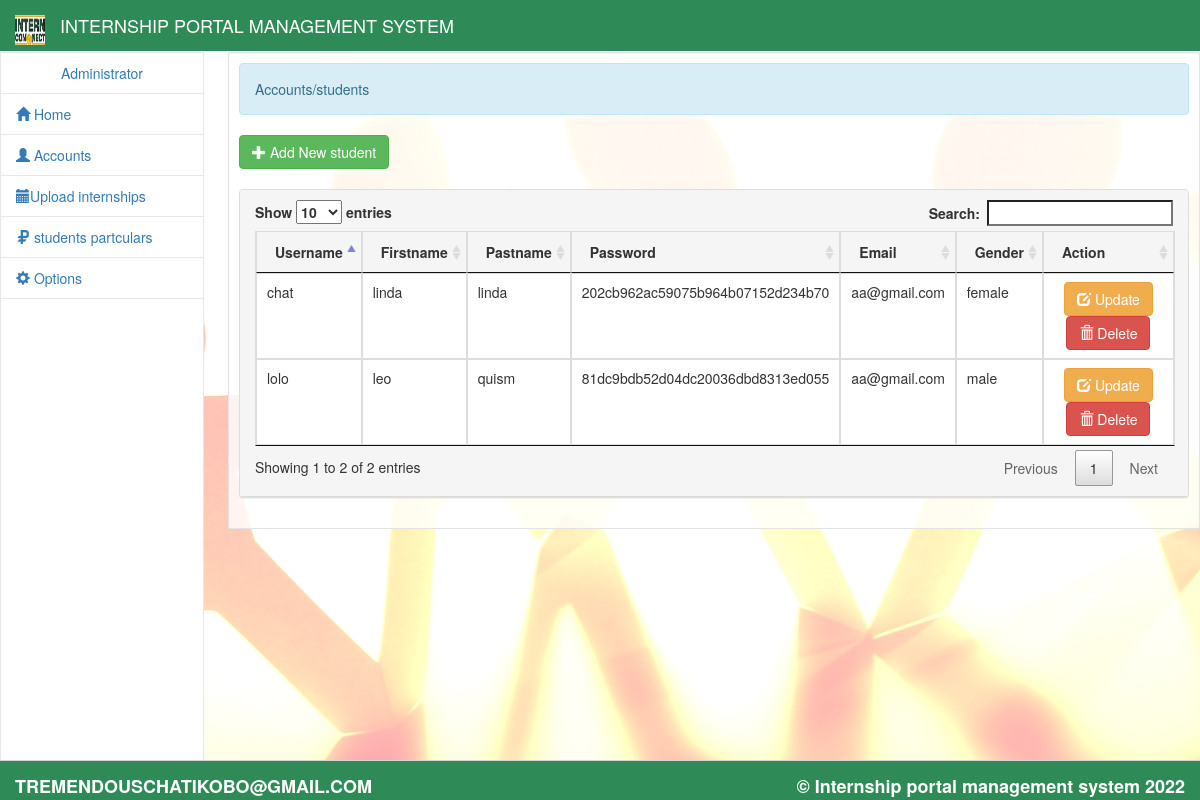
The page /admin/students_details.php (signed in) on the database its author committed.
### tables this page shows
CREATE TABLE `registered_users` (
  `id` int(8) NOT NULL,
  `user_name` varchar(255) NOT NULL,
  `first_name` varchar(255) NOT NULL,
  `last_name` varchar(255) NOT NULL,
  `password` varchar(25) NOT NULL,
  `email` varchar(55) NOT NULL,
  `gender` varchar(20) NOT NULL
);

### admin/students_details.php (the view, shortened to what this page needs)
<!DOCTYPE html>
<?php
	require_once '../connect.php';
?>
<html lang = "eng">
	<head>
		<link rel = "stylesheet" type = "text/css" href = "../css/bootstrap.css" />
		<link rel = "stylesheet" type = "text/css" href = "../css/style.css" />
		<link rel = "stylesheet" type = "text/css" href = "../css/jquery-ui.css" />
		<link rel = "stylesheet" type = "text/css" href = "../css/jquery.dataTables.css" />
	</head>
<body>
<?php include'head.php'?>
<?php include 'sidebar.php'?>
		<div id = "sidecontent" class = "well pull-right">
				<div class = "alert alert-info">Accounts/students</div>
				<button type = "button" id = "add_admin" class = "btn btn-success"><span class = "glyphicon glyphicon-plus"></span> Add New student</button>
				<br />
				<br />
				<div id = "a_table" class = "panel panel-default">
					<div  class = " panel-heading">
						<table id = "table" class = "table table-bordered">
							<thead>
								<tr>
									<th>Username</th>
									<th>Firstname</th>
									<th>Pastname</th>
                                    <th>Password</th>
                                    <th>Email</th>
                                    <th>Gender</th>
									<th>Action</th>
								</tr>
							</thead>
							<tbody>
								<?php
									$a_query = $conn->query("SELECT * FROM `registered_users`") or die($conn->error);
									while($a_fetch = $a_query->fetch_array()){
								?>
								<tr>
									<td><?php echo $a_fetch['user_name']?></td>
                                    <td><?php echo $a_fetch['first_name']?></td>
                                    <td><?php echo $a_fetch['last_name']?></td>
									<td><?php echo md5($a_fetch['password'])?></td>
                                    <td><?php echo $a_fetch['email']?></td>
									<td><?php echo $a_fetch['gender']?></td>
									<td><center><a href = "edit_students.php?id=<?php echo $a_fetch['id']?>" class = "btn btn-warning"><span class=  "glyphicon glyphicon-edit"></span> Update</a> <a href = "#" name = "<?php echo $a_fetch['id']?>" data-toggle = "modal" data-target = "#delete_admin" class = "btn btn-danger id"><span class=  "glyphicon glyphicon-trash"></span> Delete</a></center></td>
								</tr>
								<?php
									}
								?>
							</tbody>
						</table>
					</div>
				</div>
		</div>
	<br />
	<br />
	<br />
	<br />
	<br />
	<br />
	<br />
	<br />
	<br />
	<nav class = "navbar-default" id = "footer">
		<label class = "navbar-brand pull-right">&copy; Internship portal management system <?php echo date('Y', strtotime('+8 HOURS'))?></label>
		<label class = "navbar-brand ">TREMENDOUSCHATIKOBO@GMAIL.COM</label>
	</nav>
</body>
</html>

### admin/head.php (shortened to what this page needs)
<nav class = "navbar navbar-default navbar-fixed-top">
	<div class = "container-fluid">
		<a class="navbar-brand" href="#">
			<img src="../images/logo1.png" width="30" height="30" alt="">
		</a>
		<a class = "navbar-brand">INTERNSHIP PORTAL MANAGEMENT SYSTEM </a>
</nav>

### admin/sidebar.php (shortened to what this page needs)
<div id = "sidebar">
	<ul id = "menu" class = "nav menu">
		<li>
			<a>
				<?php
					require_once '../connect.php';
					$q_admin_side = $conn->query("SELECT * FROM `admin` WHERE `admin_id` = '$_SESSION[admin_id]'") or die($conn->error);
					$f_admin_side = $q_admin_side->fetch_array();
					echo "<center>".$f_admin_side['name']."</center>";
				?>
			</a>
		</li>
		<li><a href = "home.php"><i class = "glyphicon glyphicon-home"></i> Home</a></li>
		<li><a href = ""><i class = "glyphicon glyphicon-user"></i> Accounts</a>
		</li>
		<li><a href = "activity.php"><i class = "glyphicon glyphicon-calendar"></i>Upload internships</a></li>
		<li><a href = "student.php"><i class = "glyphicon glyphicon-ruble"></i> students partculars</a></li>
		<li><a href = ""><i class = "glyphicon glyphicon-cog"></i> Options</a>
		</li>
	</ul>
</div>

### css/style.css (style rules this page uses)
body { background:url('../images/background.jpg') no-repeat; }
#footer { height:40px; width:100%; filter: none; border: 1px solid #D5D5D5; position: fixed; right: 0; left: 0; z-index: 1030; bottom: 0; border-width: 1px 0 0; }
#sidebar { top:52px; width:17%; position:fixed; height:100%; border:1px solid #e7e7e7; background-color:#fff; }
#sidecontent { width:81%; word-wrap:break-word; margin-top:52px; background-color:rgba(255, 255, 255, 0.8); padding:10px; border-radius:2px; }
.menu li { border-bottom:1px solid #E7E7E7; }

### rows shown on the page
registered_users: user_name "chat", first_name "linda", last_name "linda", password "202cb962ac59075b964b07152d234b70", email "aa@gmail.com", gender "female"
registered_users: user_name "lolo", first_name "leo", last_name "quism", password "81dc9bdb52d04dc20036dbd8313ed055", email "aa@gmail.com", gender "male"

### other values the page prints
$f_admin_side['name'] "Administrator"
